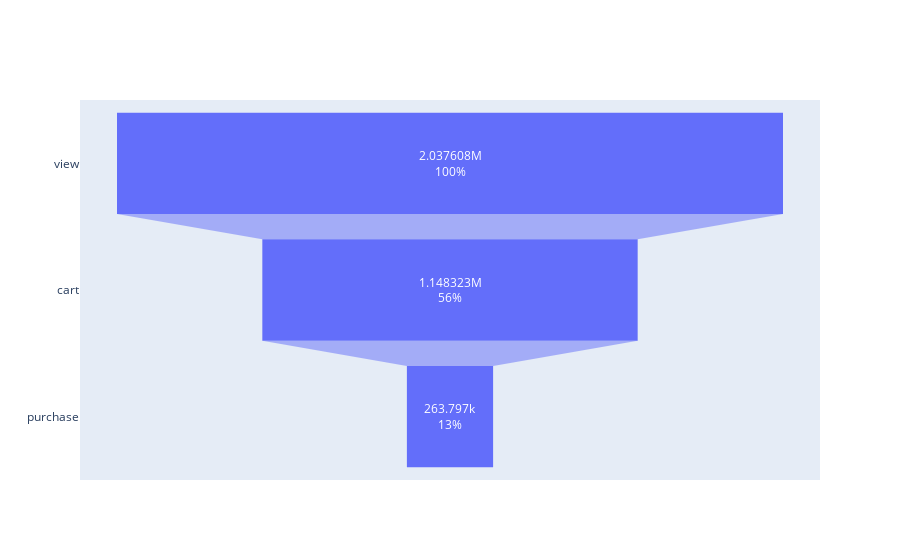

Notebook code for this chart:
### Code cell
from plotly import graph_objects as go

fig = go.Figure(go.Funnel( x=funnel_counts, y=funnel_stages, textinfo = 'value+percent initial'))
fig.show()

### Figure 1 — Plotly figure (JSON) as saved in the notebook; plotly's stock layout.template omitted (floating-point values rounded to 4 significant figures)
{"data": [{"textinfo": "value+percent initial", "type": "funnel", "x": [2037608, 1148323, 263797], "y": ["view", "cart", "purchase"]}], "layout": {}}
